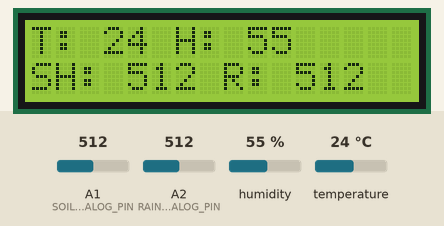
Recording of a sketch running on a simulated Arduino Uno, built with avr-gcc and run on an emulated ATmega328P. Parts: 16×2 character LCD. Wiring (inferred from the names in the program): DHT11 sensor: data A0. The inputs (shaded band) are chosen by the test bench; at power-on: A1 (SOIL_MOISTURE_ANALOG_PIN) = 512, A2 (RAINDROP_ANALOG_PIN) = 512, humidity 55 %, temperature 24 °C. The modem accepts every AT command (registered, SIM ready, sends succeed) and sends nothing else; what the sketch prints to the serial monitor is not drawn.

Above: at 1.2 s.
1.3 s: A1 (SOIL_MOISTURE_ANALOG_PIN) set to 30
At 11.4 s:
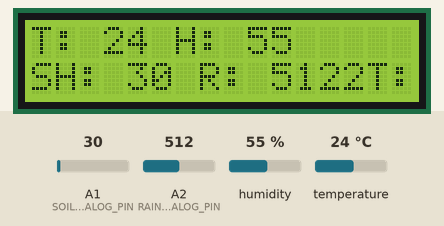
11.7 s: A1 (SOIL_MOISTURE_ANALOG_PIN) set to 92
At 21.4 s:
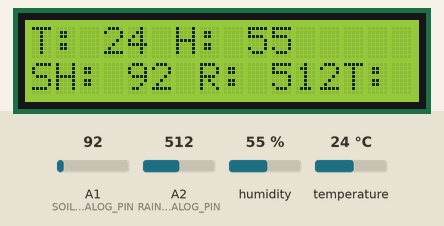
21.9 s: A1 (SOIL_MOISTURE_ANALOG_PIN) set to 108
At 31.7 s:
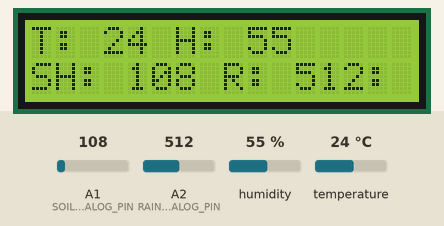
32.0 s: A2 (RAINDROP_ANALOG_PIN) set to 30
At 41.9 s:
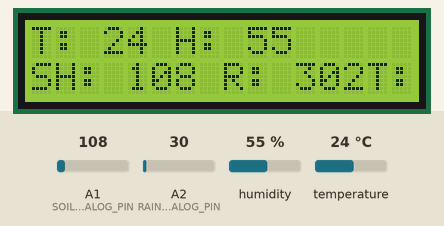
42.2 s: A2 (RAINDROP_ANALOG_PIN) set to 93
At 52.0 s:
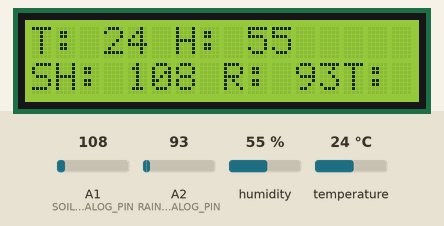
52.3 s: A2 (RAINDROP_ANALOG_PIN) set to 107
At 62.3 s:
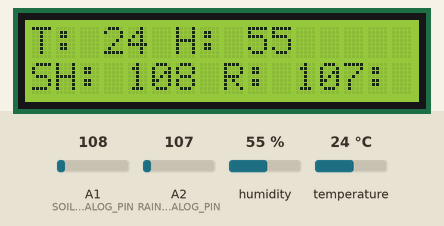
Timing chart, 0 to 63.8 s (numbered marks = the images above; inputs shaded):
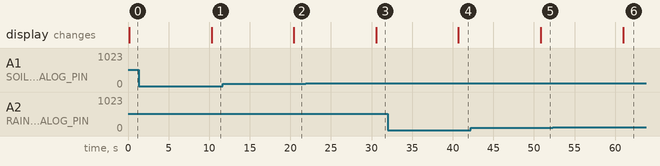

The sketch:

wetdata-station.ino
```cpp
#include <SoftwareSerial.h>
#include <LiquidCrystal_I2C.h>
#include <dht.h>

String WIFI_AP = "";
String WIFI_PASS = "";
String API = "";
String HOST = "api.thingspeak.com";
String PORT = "80";

const int ESP_RX = 10;
const int ESP_TX = 11;
const int DHT_ANALOG_PIN = A0;
const int SOIL_MOISTURE_ANALOG_PIN = A1;
const int RAINDROP_ANALOG_PIN = A2;

LiquidCrystal_I2C lcd(0x27, 2, 1, 0, 5, 4, 6, 7, 3, POSITIVE);
dht DHT;
SoftwareSerial esp8266(ESP_RX,ESP_TX);

int countTrueCommand;
int countTimeCommand;

void lcdPrintData(int temperature, int humidity, int soil_moisture, int raindrop)
{
  lcd.print(String("T: ") + temperature + " H: " + humidity);
  lcd.setCursor(0, 1);
  lcd.print(String("SH: ") + soil_moisture + " R: " + raindrop);
}

void setup() {
  Serial.begin(9600);
  esp8266.begin(115200);

  lcd.begin(16, 2);
  lcd.clear();

  sendCommand("AT", 5, "OK");
  sendCommand("AT+CWMODE=1", 5, "OK");
  sendCommand("AT+CWJAP=\"" + WIFI_AP + "\",\""+ WIFI_PASS +"\"", 20, "OK");
}

void loop() {
  DHT.read11(DHT_ANALOG_PIN);
  int temperature = DHT.temperature;
  int humidity = DHT.humidity;
  int soil_moisture = analogRead(SOIL_MOISTURE_ANALOG_PIN);
  int raindrop = analogRead(RAINDROP_ANALOG_PIN);

  lcdPrintData(temperature, humidity, soil_moisture, raindrop);

  String request = "GET /update?api_key="+ API +"&field1=" + temperature + "&field2=" + humidity + "&field3=" + soil_moisture + "&field4=" + raindrop;

  sendCommand("AT+CIPMUX=1", 5, "OK");
  sendCommand("AT+CIPSTART=0,\"TCP\",\"" + HOST + "\"," + PORT, 15, "OK");
  sendCommand("AT+CIPSEND=0," + String(request.length() + 4), 4, ">");
  esp8266.println(request);
  delay(10000);
  countTrueCommand++;
  sendCommand("AT+CIPCLOSE=0", 5, "OK");
}

void sendCommand(String command, int maxTime, char readReplay[]) {
  boolean found = false;
  Serial.print(countTrueCommand);
  Serial.print(". at command => ");
  Serial.print(command);
  Serial.print(" ");
  while(countTimeCommand < (maxTime*1))
  {
    esp8266.println(command);
    if(esp8266.find(readReplay))
    {
      found = true;
      break;
    }
    countTimeCommand++;
  }

  if(found)
  {
    Serial.println("OYI");
    countTrueCommand++;
    countTimeCommand = 0;
  }
  else
  {
    Serial.println("Fail");
    countTrueCommand = 0;
    countTimeCommand = 0;
  }
}
```

Measured:
- the behaviour switches between 99 and 100 on A1 (SOIL_MOISTURE_ANALOG_PIN) (found by bisection; images 2 and 3)
- the behaviour switches between 99 and 100 on A2 (RAINDROP_ANALOG_PIN) (found by bisection; images 5 and 6)
- after the input at 1.3 s, the display: changes after 9.0 s (image 1)
- after the input at 11.7 s, the display: changes after 8.7 s (image 2)
- after the input at 21.9 s, the display: changes after 8.7 s (image 3)
- after the input at 32.0 s, the display: changes after 8.7 s (image 4)
- after the input at 42.2 s, the display: changes after 8.6 s (image 5)
- after the input at 52.3 s, the display: changes after 8.7 s (image 6)
